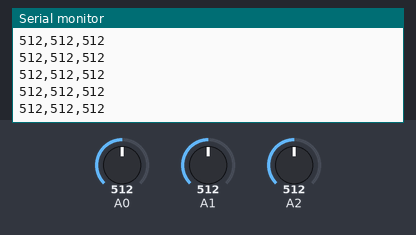
Bench run of a sketch on a simulated Arduino Uno, built with avr-gcc and run on an emulated ATmega328P. Parts: the last lines printed to the serial monitor. The inputs (shaded band) are chosen by the test bench; at power-on: A0 = 512, A1 = 512, A2 = 512.

Above: at 1.2 s.
1.3 s: A0 set to 716
At 1.33 s:
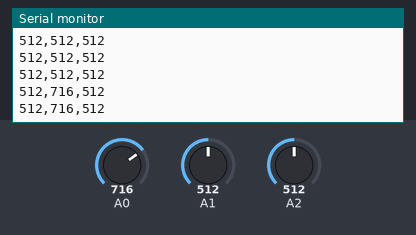
2.8 s: A1 set to 716
At 2.84 s:
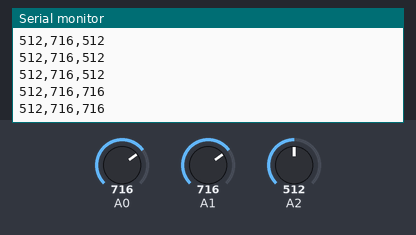
4.3 s: A2 set to 716
At 4.35 s:
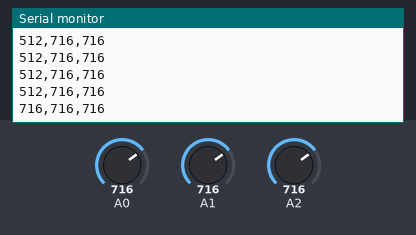
5.8 s: A0 set to 900
At 5.86 s:
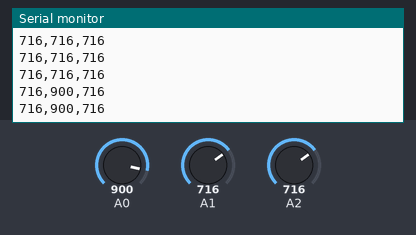
7.3 s: A1 set to 900
At 7.38 s:
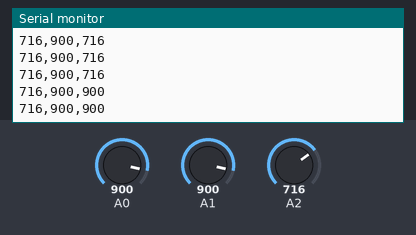
8.8 s: A2 set to 900
At 8.89 s:
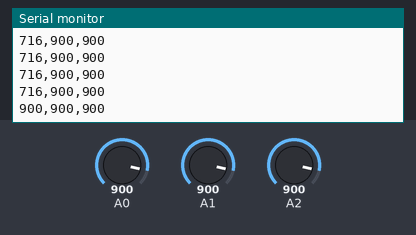
Timing chart, 0 to 11.3 s (numbered marks = the images above; inputs shaded):
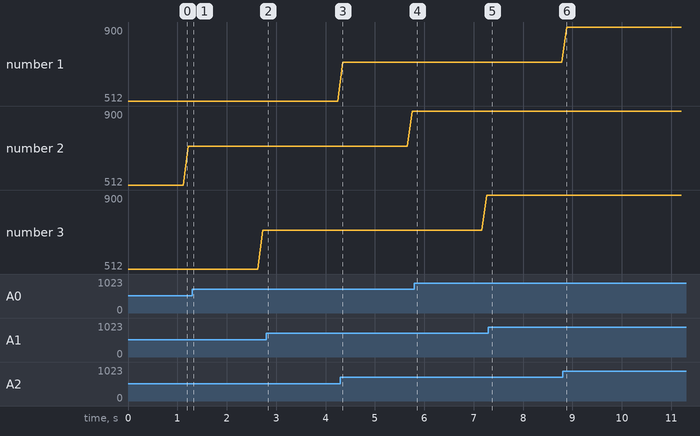

Measured:
- after the input at 1.3 s, the serial monitor: prints a new line at once (image 1)
- after the input at 2.8 s, the serial monitor: prints a new line at once (image 2)
- after the input at 4.3 s, the serial monitor: prints a new line after 0.05 s (image 3)
- after the input at 5.8 s, the serial monitor: prints a new line after 0.06 s (image 4)
- after the input at 7.3 s, the serial monitor: prints a new line after 0.07 s (image 5)
- after the input at 8.8 s, the serial monitor: prints a new line after 0.08 s (image 6)
- plotted number 2: 716 → 900 after the input at 4.3 s
- plotted number 3: 512 → 716 after the input at 1.3 s, 716 → 900 after the input at 5.8 s

The sketch:

po.ino
```cpp
int pot1 = 0;
int pot2 = 0;
int pot3 = 0;
void setup(){
  Serial.begin(9600);
}

void loop(){
  //Lectura de potenciómetros
  pot1 = analogRead(A0);
  pot2 = analogRead(A1);
  pot3 = analogRead(A2);
  //Envío de información
  Serial.print(pot1);
  Serial.print(",");
  Serial.println(pot2);
   Serial.print(pot3);
   Serial.print(",");

  //esperar 20 ms
  delay(100);
}
```
